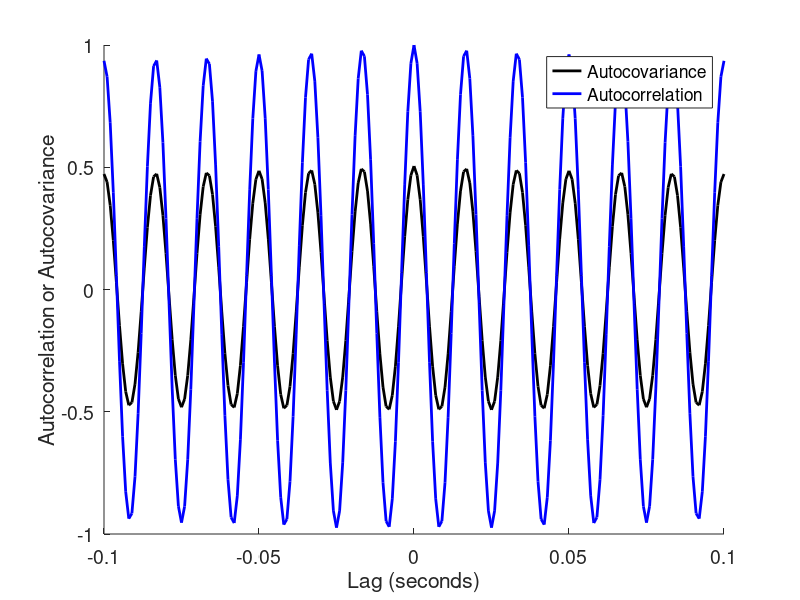

The MATLAB source for this figure:
function Chapter_3_Question_3()
    % Question 3 - Autocorrelation (Normalized Autocovariance)
    
    %Set Up
    load('Ch3-EEG-1.mat')
    dt = t(2) - t(1);
    data = EEG - mean(EEG);
    var_data = var(data);
    
    %Autocovariance (biased): 
    [auto_cov, lags] = xcorr(data, 100, 'biased'); %biased autocovariance

    %Autocorrelation (biased):
    auto_corr = auto_cov/var_data;

    %Plot
    figure()
    hold on
    plot(lags.*dt, auto_cov, 'k', 'LineWidth', 2)
    plot(lags.*dt, auto_corr, 'b', 'LineWidth', 2)
    hold off
    xlabel('Lag (seconds)')
    ylabel('Autocorrelation or Autocovariance')
    legend({'Autocovariance', 'Autocorrelation'})
    set(gca, 'FontSize', 14)
    
    % The autocovariance is an unnormalized measure of covariance. This can be
    % normalized by taking the biased autocorrelations and dividing by the
    % variance of the data. Overlaying the data (as I have above) shows this
    % clear underlying relationship between both measures.
    
end
